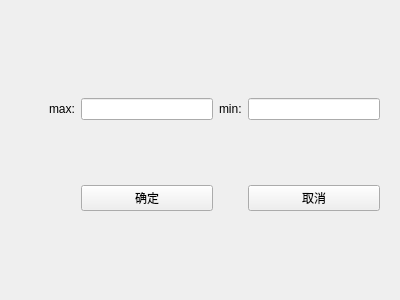
<?xml version="1.0" encoding="UTF-8"?>
<ui version="4.0">
 <class>Secondwidget</class>
 <widget class="QWidget" name="Secondwidget">
  <property name="geometry">
   <rect>
    <x>0</x>
    <y>0</y>
    <width>400</width>
    <height>300</height>
   </rect>
  </property>
  <property name="windowTitle">
   <string>Form</string>
  </property>
  <widget class="QWidget" name="gridLayoutWidget">
   <property name="geometry">
    <rect>
     <x>49</x>
     <y>39</y>
     <width>331</width>
     <height>231</height>
    </rect>
   </property>
   <layout class="QGridLayout" name="gridLayout">
    <item row="0" column="2">
     <widget class="QLabel" name="label_2">
      <property name="text">
       <string>min:</string>
      </property>
     </widget>
    </item>
    <item row="0" column="1">
     <widget class="QLineEdit" name="lineEdit_max"/>
    </item>
    <item row="0" column="0">
     <widget class="QLabel" name="label">
      <property name="text">
       <string>max:</string>
      </property>
     </widget>
    </item>
    <item row="0" column="3">
     <widget class="QLineEdit" name="lineEdit_min"/>
    </item>
    <item row="1" column="1">
     <widget class="QPushButton" name="OKBtn">
      <property name="text">
       <string>确定</string>
      </property>
     </widget>
    </item>
    <item row="1" column="3">
     <widget class="QPushButton" name="MenuBtn">
      <property name="text">
       <string>取消</string>
      </property>
     </widget>
    </item>
   </layout>
  </widget>
 </widget>
 <resources/>
 <connections/>
</ui>
